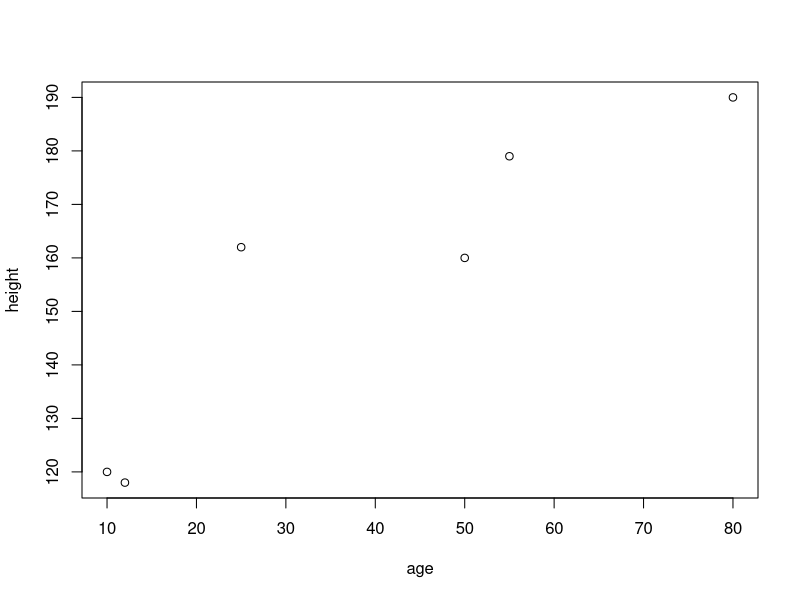
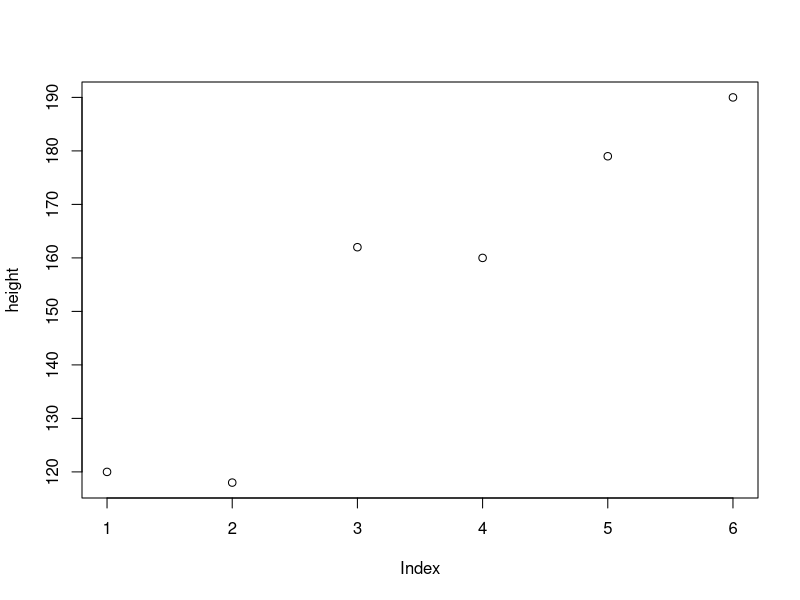
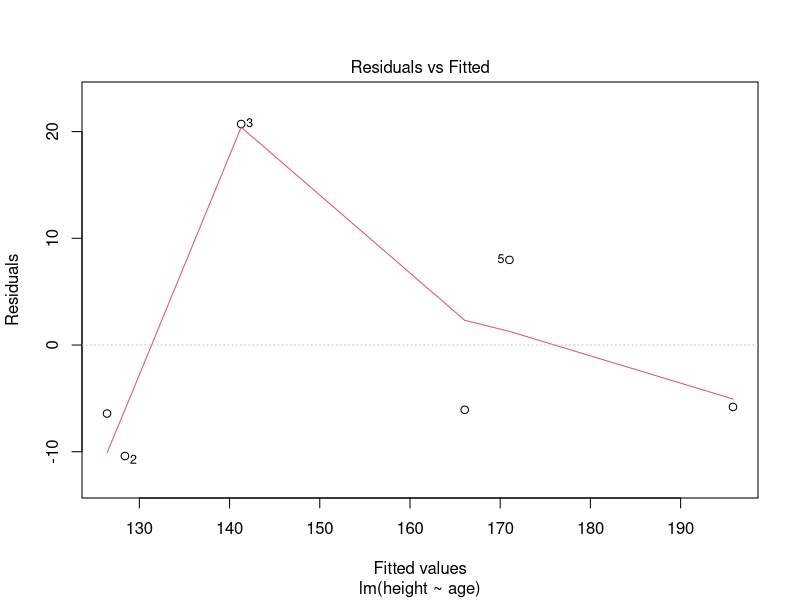
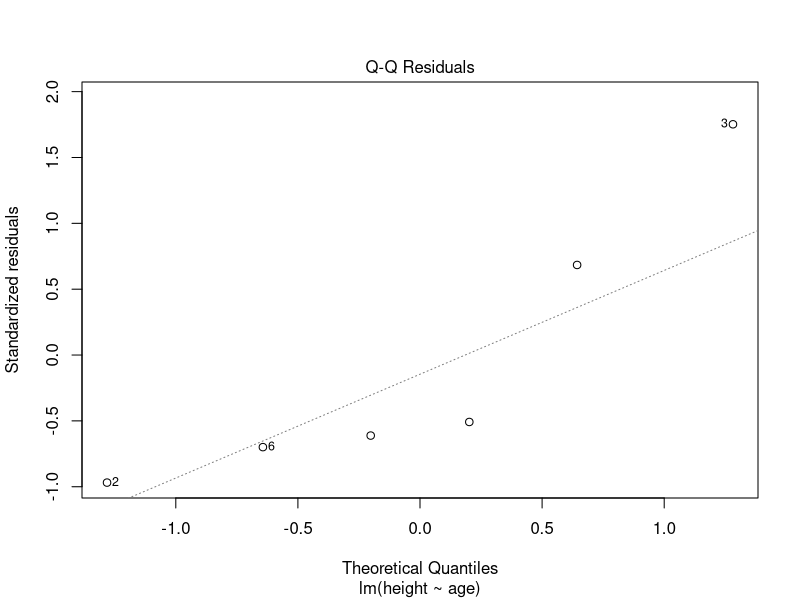
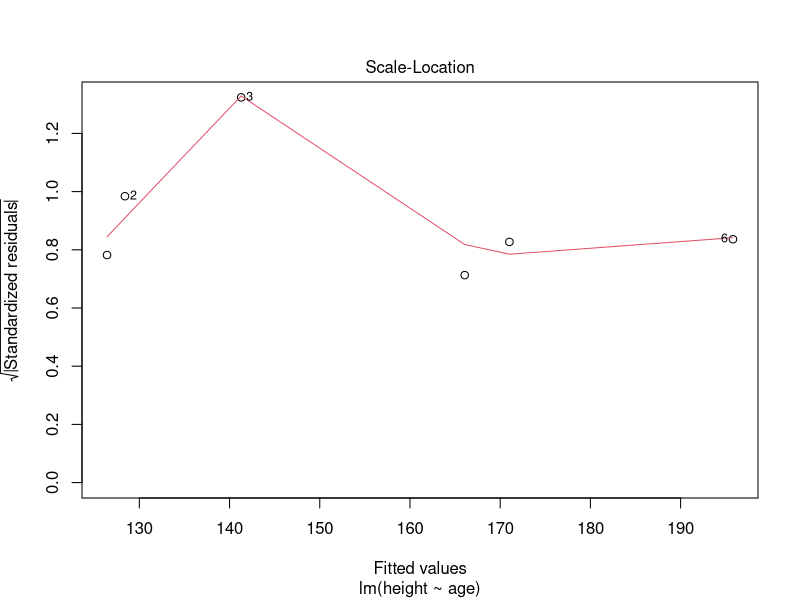
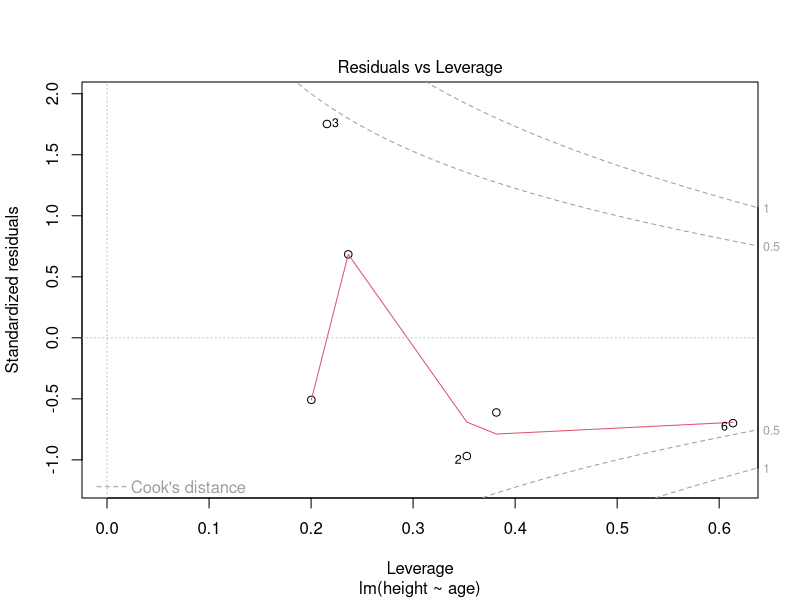
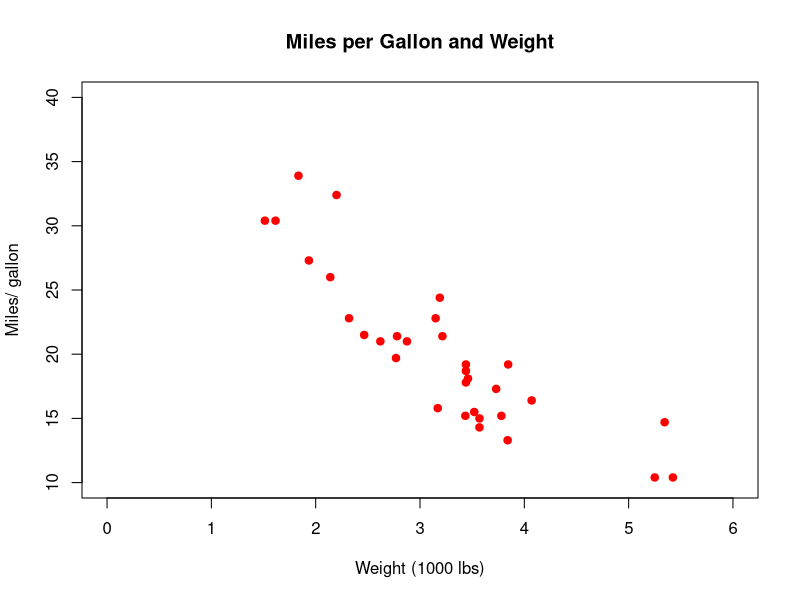
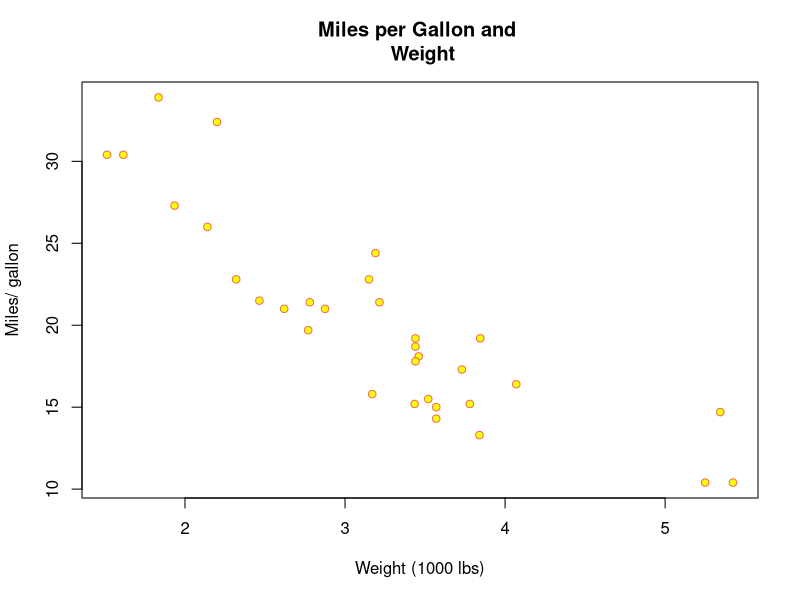

The R script that drew these images, in order:
###############################################################################################################
# This file broadcasts the R code for BST 625 from 9:00 am ~ 10:30 am From Oct 11th to Dec 1st.
# After the class, this file will be empty. You can find all the R code files for BST 625  in its Blackboard.
################################################################################################################

age <- c(10, 80, 12, 
         25, 50, 55)

mean(x = age, trim = 0.2) 

height <- c(120, 118, 162, 160, 169, 170)
mean(height[which(age>20)])   # conditional mean: average body height for participants older                                                      #  than 20 years old
height[order(age)]  

############
# matrix
############

cbind(age, height) # create a matrix by binding the columns
rbind(age, height) # create a matrix by binding the rows
# create a matrix by specifying each element
mdat <- matrix(c(1,2,3, 11,12,13), nrow = 3, ncol = 2) 
mdat <- matrix(c(1,2,3, 11,12,13), 3, 2) 
mdat <- matrix(c(1,2,3, 11,12,13), ncol = 2, nrow = 3) 

mdat[2 , 2]
mdat[1:3 , 2]
mdat[c(1,3) , 2]
mdat[ , 2]
mdat[1 , ]

mdat[3 , 2] <- 5

mdat <- matrix(c(1,2,3, 11,12,13), nrow = 3, ncol = 2, 
               dimnames = list(Subject = c("Geometry","Algebra", "Reading"),
                               Edu = c("Elementary", "Graduate")
               )) 
mdat
## attributes() tells you the names and other information within an object
attributes(mdat) 
## str() compactly displays the structure of an arbitrary R object
str(mdat)

mdat <- matrix(c(1,2,3, 11,12,13), nrow = 3, ncol = 2, 
               dimnames = list(c("Geometry","Algebra", "Reading"),
                               c("Elementary", "Graduate")
               )) 
mdat

############
# array -- not required in this class
############

my.array <- array(1:24, dim=c(3,4,2))
my.array
attributes(my.array)

Satisfaction <- array(c(1, 2, 0, 0, 3, 3, 1, 2,
                        11, 17, 8, 4, 2, 3, 5, 2,
                        1, 0, 0, 0, 1, 3, 0, 1,
                        2, 5, 7, 9, 1, 1, 3, 6),
                      dim = c(4, 4, 2),
                      dimnames =
                        list(Income =
                               c("<5000", "5000-15000",
                                 "15000-25000", ">25000"),
                             JobSatisfaction =
                               c("V_D", "L_S", "M_S", "V_S"),
                             Gender = c("Female", "Male")))

Satisfaction
attributes(Satisfaction)

Satisfaction[ , , 1] ## only display female

Satisfaction[ 4, 3:4, 1]

############
# list
############

myNamedList <- list(Names = c("Min", "Robert", "Mary", "Hemant"), 
                    Height = c(165, 185, 170, 180), 
                    IsMale = c(FALSE, TRUE, FALSE, TRUE))

myNamedList
attributes(myNamedList)
str(myNamedList)
############
# data.frame
############

as.data.frame(myNamedList)
mtcars
is.data.frame(mtcars)
head(mtcars)
attributes(mtcars)
tail(mtcars)
contributors()

mean(mtcars$cyl)

## input each element one by one
age <- c(10, 12, 25, 50, 55, 80) # real or decimal 
sum(age)
summary(age)


x <- age[1:4]

## operators: R conduct one to one calculation by default
y <- 1:4
x + y
x - y
x/y
x*y
######## for single value, it repeats that value for you as a vector with the same length
y <- c(1,5)
x
y
yfake <- c(1, 5, 1, 5)
x + yfake
x + y
x - y
x/y
x*y
######## you can do something like
(x/log(y))^2 

dosageWeek1 <- c(2, 8, 9, 13, 25)
dosageWeek2 <- c(1, 7, 6, 12, 23)
dosage <- dosageWeek1 + dosageWeek2
summary(dosage)

## input each element one by one
names <- c("Min", "Robert", "Mary", "Hemant")

## use as. function
id <- as.character(1:4)
## use paste function
id2 <- paste(5:9)
id <- c(id, id2)
label1 <- paste("Scenario", LETTERS[1:4])
label2 <- paste("Scenario", 1:4, sep = "_")
label3 <- paste("Scenario", 1:4, collapse = "/") # we call this string
## use R Built-in Constants
Zone <- LETTERS[1:14]
zone <- letters[1:14]
Month.abb <- month.abb[1:4]
Month <- month.name[1:4]

## get information
zone # just type in the name to get information
head(zone) ## quick check for the first 6 elements/rows from data
length(zone) ## length of a vector
is.numeric(zone) # is it numeric or not? is.character(), is.na(), is.logical()...
is.character(zone)
is.vector(zone) # Is it a vector or not?
typeof(zone)

summary(zone) # not useful since summary() is for numeric values


##111111111  the following functions only applies to a character vector
toupper(zone) # to upper case
tolower(Zone) # to lower case
##111111111  end



dosage <- c("0-9g/day", "10-19", "20-29", "30+", "0-9g/day", "10-19", "20-29", "30+", "0-9g/day")
summary(dosage)  # not useful since summary() is for numeric values
table(dosage)   # table() is useful for character values


############# input a logical vector
condition <- c(FALSE, TRUE)
conditionC <- !condition   ## ! for the opposite
x <- c(0, 1:3, 0, -5, 6)
condition <- as.logical(x) ## 0 will be FALSE, otherwise it will be true

x == 1 # check if x equals to 1 through comparing each element
x > 1  # ........... greater than .......... 
x >= 1 # ........... greater than or equal to ..........
x <= 1 # ........... less than or equal to .......... 
x < 1  # ........... less than .......... 

x <- c(6, 3, 8, 10)
y <- 6:9

x == y # check if x equals to y through comparing each element 
x < y # ........... is smaller than y ...............
x <= y # .......... is smaller than or equal to y ...............

(x < y)|(x == y)  # | for "or"
x <= y
(x <= y)&(x == y) # & for "and"
x == y

age <- c(10, 12, 25, 50, 55, 80)
height <- c(120, 118, 162, 160, 169, 170)
height[which(age>20)] 
height[age>20] ## the same as above

############# logic vectors are useful for manipulating data
age <- c(6, 3, 8, 10, NA, NA, NA)
is.na(age)  # ask if each element is missing
age[!is.na(age)] # delete missing elements

age[is.na(age)] <- 999 ## missing value imputation
age <- c(6, 3, 8, 10, NA, NA, NA)
age[is.na(age)] <- mean(age, na.rm = TRUE) # mean imputation


############## factors 
esoph <- esoph  ## bring the data from the "datasets" package to your environment

head(esoph) ## show the first 6 rows of your data
esoph$agegp
is.factor(esoph$agegp) ## is it a factor?

agegp.cat <- paste(esoph$agegp) ## create character vector
is.factor(agegp.cat) ## is it a factor?
agegp.fac <- as.factor(agegp.cat) ## convert a character vector to a factor

levels <- c("25-34", "35-44", "45-54", "55-64", "65-74", "75+")
levels[c(1, 1, 1, 1, 1, 1, 1, 1, 1, 1, 1, 1, 1, 1, 1, 2, 2, 2)]

table(esoph$agegp) 
table(agegp.cat)  ## you can use table() for both 

age <- c(10, 12, 25, 50, 55, 80)
height <- c(120, 118, 162, 160, 179, 190)
################################################################
plot(age, height)
plot(height)

obj <- lm(height~age)
plot(obj)
methods(plot)
attributes(obj)

plot(mtcars$mpg ~ mtcars$wt,         # y ~ x
     xlim = c(0, 6),       # set x axis limits from 0 to 30
     ylim = c(10, 40),     # set y axis limits from 10 to 40
     main = "Miles per Gallon and Weight", # title for this plot
     xlab = "Weight (1000 lbs)",           # label for x axis
     ylab = "Miles/ gallon",               # label for y axis
     col = "red",          # color for the symbols
     pch = 19)             # shape for the symbols

### Please manipulate these inputs and see the changes in the output figure
## choose variables displacement (cu.in.) and weight 
## find colors in the following link
## https://www.datanovia.com/en/blog/awesome-list-of-657-r-color-names/

mtcars <- mtcars
data(mtcars)

plot(mtcars$mpg ~ mtcars$wt,
     #  xlim = c(0, 6),
     #  ylim = c(10, 40),
     main = "Miles per Gallon and \n Weight",
     xlab = "Weight (1000 lbs)",
     ylab = "Miles/ gallon",
     col = "coral2",
     bg = "yellow",
     pch = 21)


# pie chart
data(esoph) ## bring esoph data from environment "package:datasets" to environment ".GlobalEnv"
## esoph <- esoph # the same as above

pie(table(esoph$agegp), main = "Age groups of esophageal Cancer")

## layout of subfigures
par(mfrow = c(2, 1)) # display figures as 1 row 2 columns

## \n to start a new line for long titles
pie(table(esoph$agegp), main = "Age groups from Smoking, \n Alcohol and esophageal Cancer")

pie(table(esoph$agegp), 
    col = c("purple", "violetred1", "green3",
            "cornsilk", "cyan", "white"),
    main = "Age groups of esophageal Cancer")

dev.off() # store the default layout in R


# Bar Plot
counts <- table(mtcars$gear)
barplot(counts, main="Car Distribution by Gears",
        xlab="Number of Gears", 
        col=c("darkblue"))
# Stacked Bar Plot with Colors and Legend
counts <- table(mtcars$vs, mtcars$gear)
barplot(counts, main="Car Distribution by Gears and Engine Type",
        xlab="Number of Gears", 
        col=c("darkblue","red"),
        legend = c("V-shaped Engine", "Straight Engine"))

# scatter plot
# Simple Scatterplot
mtcars <- mtcars ## bring data from environment "package:datasets" to environment ".GlobalEnv"
attach(mtcars) ## elevate the data to the top environment to save your typing of $
head(mtcars)
#pdf("Scatter.pdf", width = 5, height = 5)
plot(wt, mpg, main = "Scatterplot Example",
     xlab = "Car Weight ", 
     ylab = "Miles Per Gallon ", 
     pch = 19,
     col = gear)
abline(lm(mpg ~ wt), col = "red") # regression line (y~x)
lines(lowess(wt, mpg), col = "blue") # lowess line (x,y)
legend("topright", legend = paste("gear =", unique(gear)), 
       col = unique(gear), pch = 19, bty = "n")
legend("right", legend = c("Linear regression", "Lowess"), 
       col = c("red","blue"), lty = 1, bty = "n")
#dev.off()

# pairwise comparison Scatterplot
plot(mtcars[, c(1:3,6)], labels = c("Miles/(US) gallon", 
                                    "Number of cylinders", 
                                    "Displacement (cu.in.)",
                                    "Weight (1000 lbs)"), 
     col = gear, pch = 19)
detach(mtcars)

